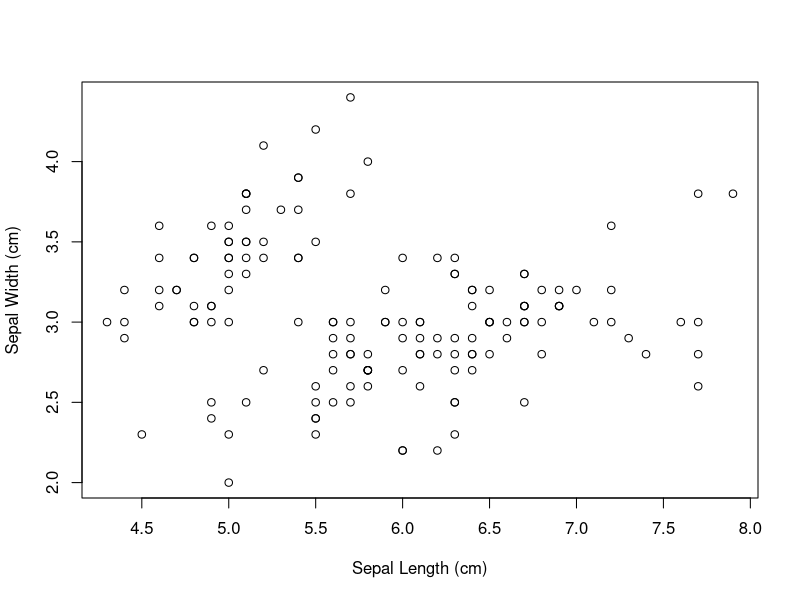
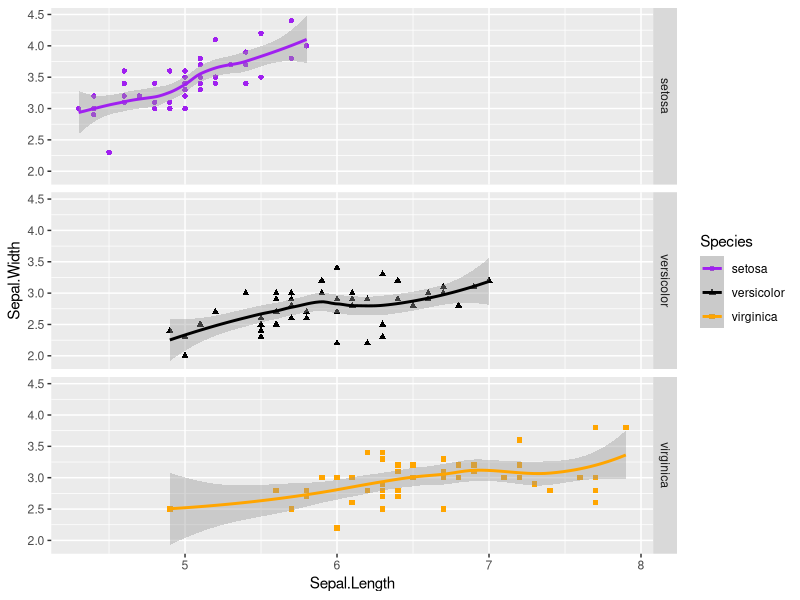
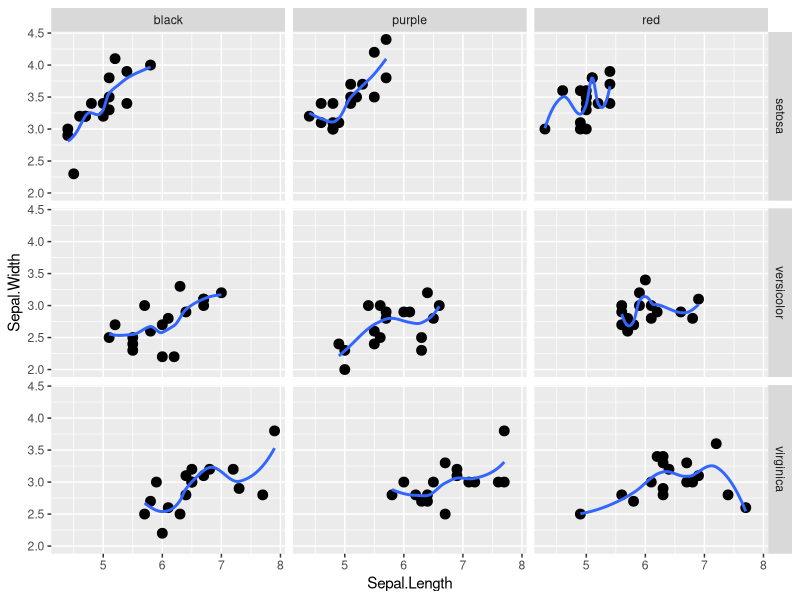
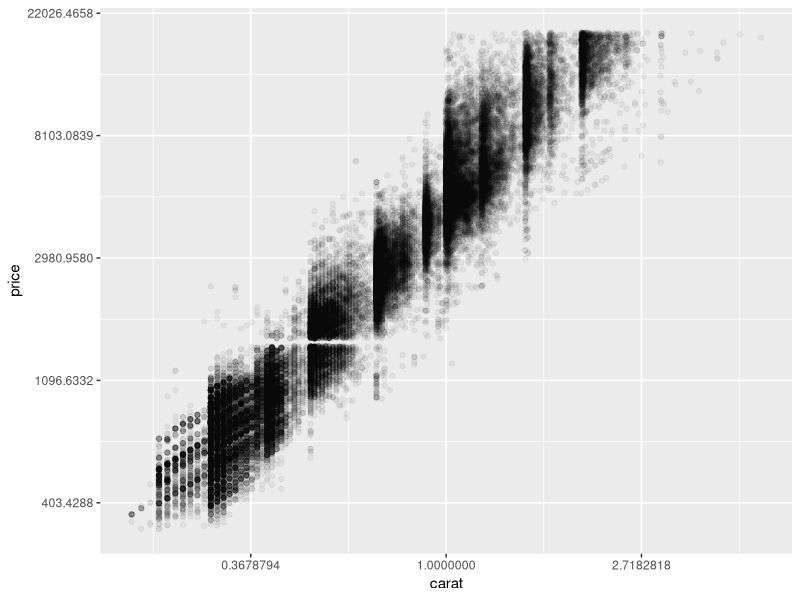
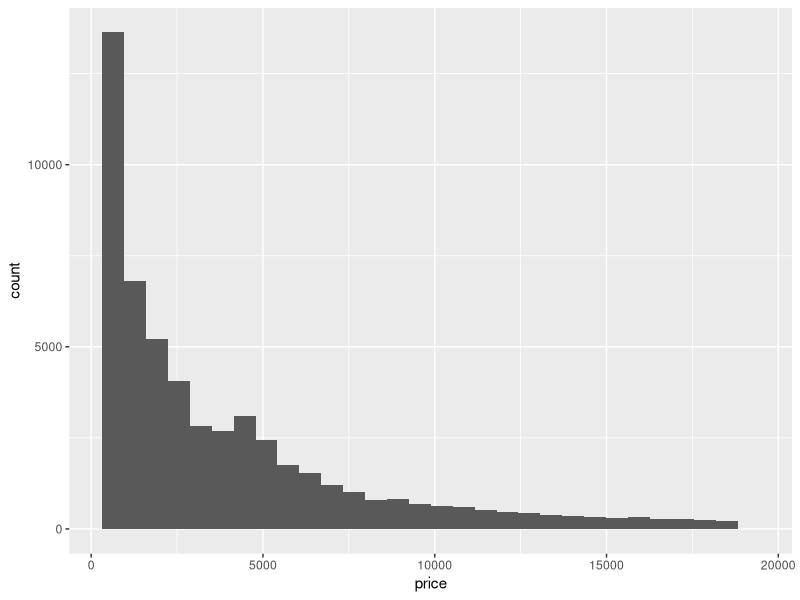
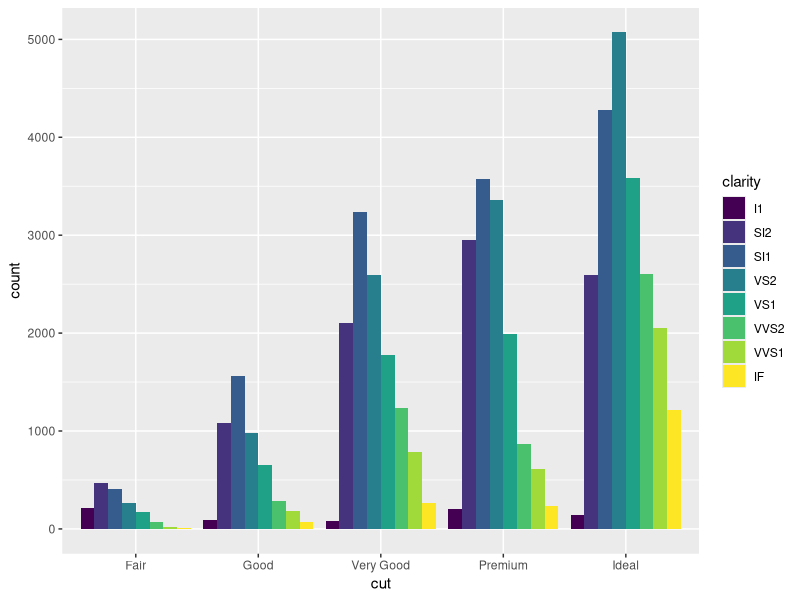
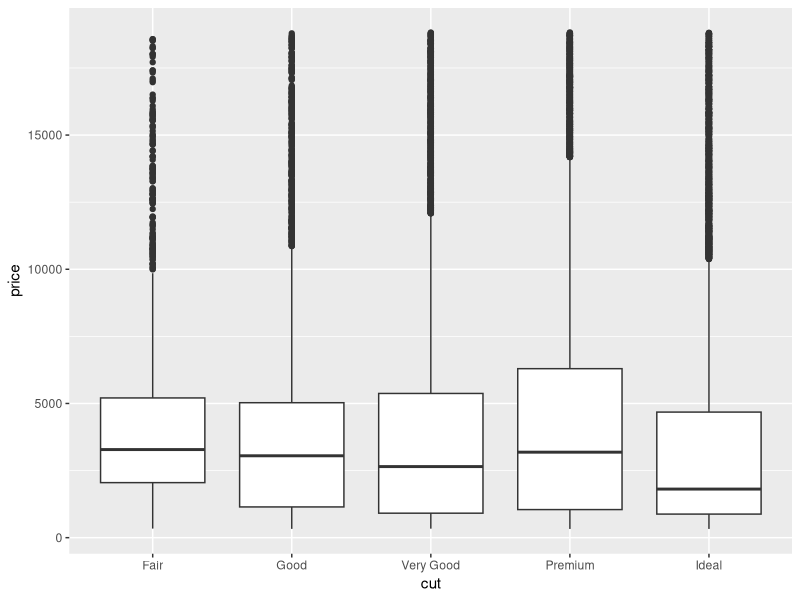

Reproduce these figures in R, in order.
## ---- chunk 1
#Installation:
install.packages("tidyverse")
## ---- chunk 2
#Necessary libraries:
library(tidyverse)

## ---- chunk 3
#let's analyize the iris dataset:
head(iris) #show the first ten entries of the iris dataset

plot(iris$Sepal.Length,iris$Sepal.Width, xlab = "Sepal Length (cm)", ylab = "Sepal Width (cm)")

#using ggplot:
ggplot(data = iris, aes(x = Sepal.Length, y = Sepal.Width,color = Species)) +
 geom_point(aes(shape = Species)) + #changes the shape for each species
  scale_color_manual(values = c("purple",
                                "black",
                                "orange")) +             
  # geom_line() + #connects the dots
  geom_smooth() + #can add se=FALSE to remove the confidance margin
  # facet_wrap(~ Species)
facet_grid(rows = vars(Species))
  
#otheroptions - geom_boxplot, geom_col (coumn chart)

#now tht we seperated the data into species, the data eems correlated, which makes more sense. 

## ---- chunk 4
#adding a grouping variable to iris:
iris2  <- iris
iris2$color <- rep(c("purple","red","black"), 50)
head(iris2)

ggplot(data = iris2, aes(x = Sepal.Length, y = Sepal.Width)) + 
  geom_point(size = 3) + 
  geom_smooth(size = 1, se = FALSE) + 
  facet_grid(rows = vars(Species), cols = vars(color))


## ---- chunk 5
#diamonds dataset:
head(diamonds)

ggplot(diamonds, aes(carat, price)) + 
  geom_point(alpha = 0.05)+
  # scale_x_log10() +
    scale_y_continuous(trans = "log") + 
  scale_x_continuous(trans = "log")

#histogram: for numerical values n the x axis)
ggplot(diamonds, aes(price)) + 
  geom_histogram()

#bar chart - for catagorical values in the x axis:
ggplot(diamonds, aes(cut, fill = clarity)) + #fill adds the option of seperating the data in the bars by catagory
  geom_bar(position = "dodge") #seperates the different catagories into adjacent bars

#box plot - it draws a plot with a line at the data’s median, box borders at the 25% and 75% values, and lines reaching to the 5% and 95% values.

ggplot(diamonds, aes(cut, price)) + 
  geom_boxplot()


